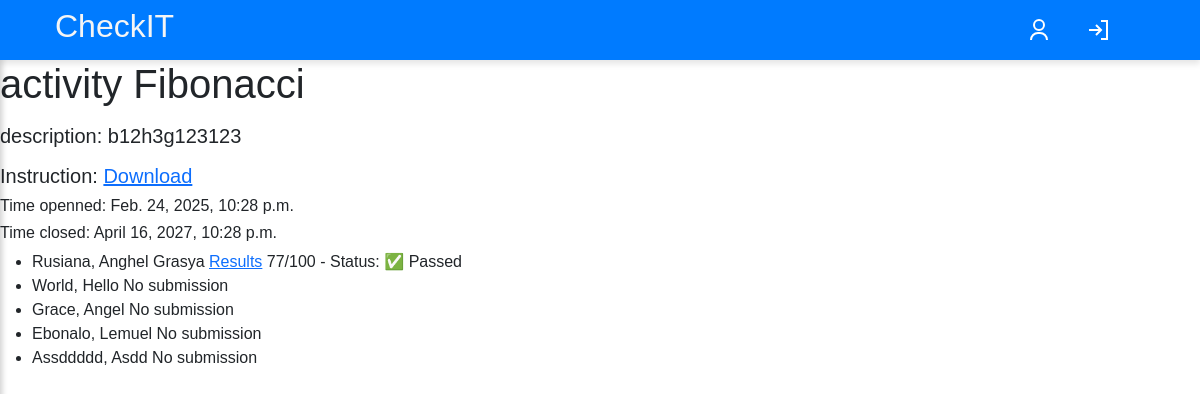
The app's page /api/classroom/1/activity/1 (signed in) with its own data.
### autochecker/models.py (models this page shows, shortened)
class Activity(models.Model):
    title = models.CharField(max_length=255)
    teacher_assigned = models.ForeignKey(
        settings.AUTH_USER_MODEL,
        on_delete=models.CASCADE,
        limit_choices_to=professor_filter,
        blank=True
    )
    description = models.TextField()
    instructions = models.FileField(upload_to='instructions/', null=False)
    check50_slug = models.CharField(max_length=255)
    created_at = models.DateTimeField(auto_now_add=True)
    time_open = models.DateTimeField(null=False, default=timezone.now)
    time_limit = models.DateTimeField(null=True, default=default_time_closed)
    isClosed = models.BooleanField(default=False)
    classroom = models.ForeignKey(
        Classroom,
        related_name='assigned_activities',
        on_delete=models.CASCADE,
        null=True,
        blank=True
    )

class CustomUser(AbstractUser):
     ROLE = (
          ('professor', 'professor'),
          ('student', 'student')
     )
     role = models.CharField(max_length=10, choices=ROLE)

class Submission(models.Model):
     STATUS_CHOICE = [("Pending", 'Pending'), ('Passed', '✅ Passed'), ('Failed', '❌ Failed')]
     student = models.ForeignKey(settings.AUTH_USER_MODEL, on_delete=models.CASCADE, limit_choices_to={'role': 'student'})
     activity = models.ForeignKey(Activity, on_delete=models.CASCADE)
     grade = models.DecimalField(max_digits=5, decimal_places=2, blank=True, null=True)  # Allows numerical grades
     max_score = models.DecimalField(max_digits=5, decimal_places=2, blank=True, null=True)  # Optional
     submitted_file = models.FileField(upload_to=create_dir, null=False, blank=False)
     status = models.CharField(max_length=20, choices= STATUS_CHOICE)
     feedback = models.TextField(blank=True, null=True)
     submitted_at = models.DateTimeField(auto_now_add=True)
     is_submitted = models.BooleanField(default=False)
     professor_feedback = models.TextField(blank=True, null=True)
     class Meta:
          ordering = ['-submitted_at']

### autochecker/views/activity_detail.py (the view)
# urls.py: path('classroom/<int:classroom_pk>/activity/<int:pk>', ActivityDetail.as_view(), name='activity_detail'),
class ActivityDetail( LoginRequiredMixin,DetailView):
    model = Activity
    template_name = 'main/activity.html'
    context_object_name = 'activity'
    def get_queryset(self):
        user = self.request.user
        return Activity.objects.filter(classroom_id=self.kwargs.get('classroom_pk'))
    def get_context_data(self, **kwargs):
        context = super().get_context_data(**kwargs)
        user = self.request.user
        activity = self.get_object()  # This ensures the DetailView works correctly
        classroom = activity.classroom
        submission_subquery = Submission.objects.filter(
            activity=activity, student=OuterRef('pk')
        ).values('id')[:1]  # Get only the first submission (if multiple exist)
        students = classroom.students_assigned.annotate(
            submission_id=Subquery(submission_subquery),
            is_submitted=Subquery(submission_subquery)  # Will be None if no submission
        )
        student_data = []
        for student in students:
            submission = Submission.objects.filter(activity=activity, student=student).first()
            student_data.append({
                'student': student,
                'is_submitted': submission is not None,
                'submission': submission  # Include full submission object
            })
        context['student_submitted'] = student_data
        context['submitted_activities'] = Submission.objects.filter(student=user, activity=activity)
        context['submit_form'] = SubmitForm()
        return context

### templates/main/activity.html (shortened to what this page needs)
{% extends '../layout/layout.html' %}
{% block main %}
     {% if user.is_authenticated %}
          <h1>activity {{ activity.title }}</h1>
          <h5>description: {{ activity.description }}<h5>
               {% if activity.instructions %}
               <h5>Instruction: <a href="{{ activity.instructions.url }}" download>Download</a></h5>
          {% else %}
               <h5>No instructions available.</h5>
          {% endif %}
          <h6>Time openned: {{ activity.time_open}}</h6>
          <h6>Time closed: {{ activity.time_limit }}</h6>
          {% if user.role == "student" %}
               {% if submitted_activities %}
                    <p>You have already submitted this activity.</p>
                    <form method="post" action="{% url 'unsubmit' submitted_activities.first.pk %}">
                         {% csrf_token %}
                         {% for submitted in submitted_activities %}
                         <ul><li>{{ submitted.activity.title }} {{ submitted.status }} <a href="{% url 'submission_detail' classroom_pk=activity.classroom.pk activity_pk=activity.pk pk=submitted.pk%}">click to see results</a>
                              <button type="submit">Unsubmit</button>
                         </li></ul>
                         {% endfor %}
                    </form>
               {% else %}
                    <form method="post" action='{% url "submit" classroom_pk=activity.classroom.pk pk=activity.pk %}' enctype="multipart/form-data">
                         {% csrf_token %}
                         {{ submit_form.as_p }}
                    <p>{{  activity.time_limit|date:"Y-m-d H:i:s" }}</p>
                    <button type="submit" >Submit</button>
                    </form>
               {% endif %}
          {% elif user.role == 'professor' %}
               {% if student_submitted %}
               <ul>
                    {% for item  in student_submitted %}
                         <li>
                              {{ item.student.last_name|title }}, {{ item.student.first_name|title }}
                              {% if item.is_submitted %}
                                   {% with submission=item.submission %}
                                        {% if submission %}
                                             <a href="{% url 'submission_detail' classroom_pk=activity.classroom.pk activity_pk=activity.pk pk=submission.pk %}">Results</a>
                                             {{ submission.grade|floatformat:0 }}/100 - Status: {{ submission.status }}
                                        {% else %}
                                         not found
                                        {% endif %}
                                   {% endwith %}
                              {% else %}
                                   No submission
                              {% endif %}
                         </li>
                    {% endfor %}
               </ul>
               {% else %}
                    <p>No students found.</p>
               {% endif %}
          {% endif %}
     {% endif%}
{% endblock%}

### templates/layout/layout.html (shortened to what this page needs)
<!DOCTYPE html>
<html lang="en">
<head>
     {% load bootstrap5 %}
     {% bootstrap_css %}
     {%load static%}
     <link rel="stylesheet" href="{% static 'css/index.css' %}?{% now 'U' %}">
</head>
<body>
     <nav class="navbar1">
          <div class="nav-left">
          <a href="{% url 'home' %}"><h2>CheckIT</h2></a>
          </div>
          <div class="nav-right">
          {% if user.is_authenticated %}
          <a href="#" id="profile-toggle">
          </a>
          <form action="{% url 'logout' %}" method="post">
               <button class="btn-1" type="submit">
               <svg width="24" height="24" viewBox="0 0 24 24" fill="none" xmlns="http://www.w3.org/2000/svg">
                    <path d="M15 3H21V21H15" stroke="white" stroke-width="2"/>
                    <path d="M10 17L15 12L10 7" stroke="white" stroke-width="2"/>
                    <path d="M15 12H3" stroke="white" stroke-width="2"/>
               </svg>
               </button>
          </form>
          {% endif %}
          </div>
     </nav>
     <main class="main-content">
          {%block main%}{% endblock %}
     </main>
</body>
</html>

### css/index.css (style rules this page uses)
body, html { height: 100vh; width: 100vw; display: flex; flex-direction: column; margin: 0; font-family: "Arial", sans-serif; background: #f8f9fa; }
.navbar1 > .nav-left > a, .navbar1 > .nav-left > h6 > a { color: #f5f5f5 !important;; text-decoration: none; }
.navbar1 { background: #007bff; color: white; display: flex; justify-content: space-between; align-items: center; padding: 15px 20px; width: 100%; position: fixed; top: 0; left: 0; height: 60px; box-shadow: 0 4px 6px rgba(0, 0, 0, 0.1); z-index: 1000; }
.navbar1 .nav-right a, form { text-decoration: none; margin-right: 35px; font-weight: bold; transition: color 0.3s ease; }
.nav-right { display: flex; justify-content: center; align-content: center; margin-right: 35px; }
.nav-left { display: flex; justify-content: center; align-content: center; margin-left: 35px; }
.btn-1 { cursor: pointer; }
.btn-1, input[type="submit"], input[type="reset"] { background: none; color: inherit; border: none; padding: 0; font: inherit; cursor: pointer; outline: inherit; }
.main-content { flex-grow: 1; display: flex; flex-direction: column; width: 100%; background: white; margin-top: 60px; }

### records on screen
Activity: title "Fibonacci", description "b12h3g123123", time_open "Feb. 24, 2025, 10:28 p.m.", time_limit "April 16, 2027, 10:28 p.m."
CustomUser: student.last_name "Rusiana", student.first_name "Anghel Grasya", submission.grade "77", submission.status "✅ Passed"
CustomUser: student.last_name "World", student.first_name "Hello", shows "No submission"
CustomUser: student.last_name "Grace", student.first_name "Angel", shows "No submission"
CustomUser: student.last_name "Ebonalo", student.first_name "Lemuel", shows "No submission"
CustomUser: student.last_name "Assddddd", student.first_name "Asdd", shows "No submission"
